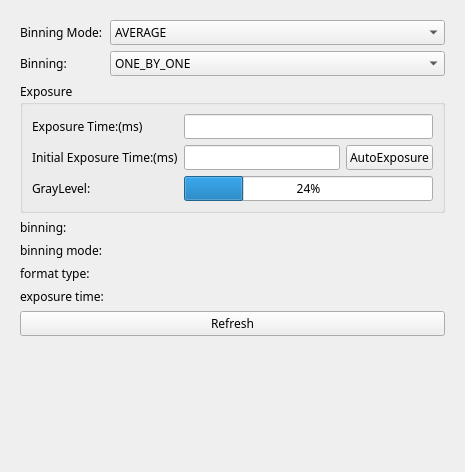
<?xml version="1.0" encoding="UTF-8"?>
<ui version="4.0">
 <class>CameraControlWidgetClass</class>
 <widget class="QWidget" name="CameraControlWidgetClass">
  <property name="geometry">
   <rect>
    <x>0</x>
    <y>0</y>
    <width>465</width>
    <height>472</height>
   </rect>
  </property>
  <property name="font">
   <font>
    <family>微软雅黑</family>
   </font>
  </property>
  <property name="windowTitle">
   <string>Form</string>
  </property>
  <layout class="QVBoxLayout" name="verticalLayout_2">
   <item>
    <widget class="QWidget" name="widget_camera" native="true">
     <layout class="QGridLayout" name="gridLayout_2">
      <item row="0" column="1" colspan="4">
       <widget class="QComboBox" name="binningModeBox">
        <property name="editable">
         <bool>false</bool>
        </property>
        <item>
         <property name="text">
          <string>AVERAGE</string>
         </property>
        </item>
       </widget>
      </item>
      <item row="1" column="0">
       <widget class="QLabel" name="label_5">
        <property name="text">
         <string>Binning:</string>
        </property>
       </widget>
      </item>
      <item row="4" column="0">
       <widget class="QLabel" name="label_4">
        <property name="text">
         <string>binning mode:</string>
        </property>
       </widget>
      </item>
      <item row="7" column="0" colspan="5">
       <widget class="QPushButton" name="refreshBtn">
        <property name="text">
         <string>Refresh</string>
        </property>
       </widget>
      </item>
      <item row="3" column="0">
       <widget class="QLabel" name="label_2">
        <property name="text">
         <string>binning:</string>
        </property>
       </widget>
      </item>
      <item row="6" column="1" colspan="2">
       <widget class="QLabel" name="etSta">
        <property name="text">
         <string/>
        </property>
       </widget>
      </item>
      <item row="0" column="0">
       <widget class="QLabel" name="label_6">
        <property name="text">
         <string>Binning Mode:</string>
        </property>
       </widget>
      </item>
      <item row="3" column="1" colspan="2">
       <widget class="QLabel" name="binningSta">
        <property name="text">
         <string/>
        </property>
       </widget>
      </item>
      <item row="4" column="1" colspan="2">
       <widget class="QLabel" name="binningmodeSta">
        <property name="text">
         <string/>
        </property>
       </widget>
      </item>
      <item row="6" column="0">
       <widget class="QLabel" name="label_8">
        <property name="text">
         <string>exposure time:</string>
        </property>
       </widget>
      </item>
      <item row="1" column="1" colspan="4">
       <widget class="QComboBox" name="binningNumBox">
        <property name="editable">
         <bool>false</bool>
        </property>
        <item>
         <property name="text">
          <string>ONE_BY_ONE</string>
         </property>
        </item>
        <item>
         <property name="text">
          <string>TWO_BY_TWO</string>
         </property>
        </item>
       </widget>
      </item>
      <item row="2" column="0" colspan="5">
       <widget class="QGroupBox" name="groupBox_3">
        <property name="title">
         <string>Exposure</string>
        </property>
        <layout class="QGridLayout" name="gridLayout">
         <item row="0" column="0" colspan="2">
          <widget class="QLabel" name="label_10">
           <property name="text">
            <string>Exposure Time:(ms)</string>
           </property>
          </widget>
         </item>
         <item row="1" column="0" colspan="3">
          <widget class="QLabel" name="label">
           <property name="text">
            <string>Initial Exposure Time:(ms)</string>
           </property>
          </widget>
         </item>
         <item row="1" column="3">
          <widget class="QLineEdit" name="initEtLint"/>
         </item>
         <item row="1" column="4">
          <widget class="QPushButton" name="autoExpBtn">
           <property name="text">
            <string>AutoExposure</string>
           </property>
          </widget>
         </item>
         <item row="2" column="0">
          <widget class="QLabel" name="label_3">
           <property name="text">
            <string>GrayLevel:</string>
           </property>
          </widget>
         </item>
         <item row="0" column="3" colspan="2">
          <widget class="QLineEdit" name="EtText"/>
         </item>
         <item row="2" column="3" colspan="2">
          <widget class="QProgressBar" name="graylevleBar">
           <property name="value">
            <number>24</number>
           </property>
          </widget>
         </item>
        </layout>
       </widget>
      </item>
      <item row="5" column="0">
       <widget class="QLabel" name="label_7">
        <property name="text">
         <string>format type:</string>
        </property>
       </widget>
      </item>
      <item row="5" column="1" colspan="2">
       <widget class="QLabel" name="format">
        <property name="text">
         <string/>
        </property>
       </widget>
      </item>
     </layout>
    </widget>
   </item>
   <item>
    <spacer name="verticalSpacer">
     <property name="orientation">
      <enum>Qt::Vertical</enum>
     </property>
     <property name="sizeHint" stdset="0">
      <size>
       <width>259</width>
       <height>122</height>
      </size>
     </property>
    </spacer>
   </item>
  </layout>
 </widget>
 <resources/>
 <connections/>
</ui>
